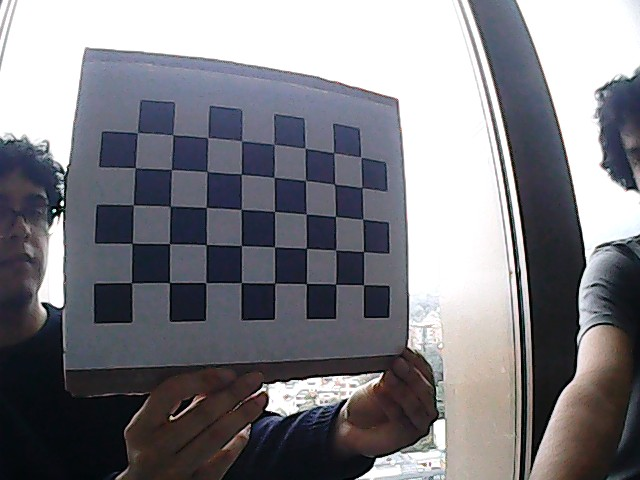
//> input picture Programas CPP/images/WIN_20260904_14_45_23_Pro.jpg, 640 x 480 px
$ ./Fourier ../images/WIN_20260904_14_45_23_Pro.jpg   (built with g++ and OpenCV 4)
//> lines starting //> are read from the running program, lines starting //| are printed output that depends on the picture
/**
 * Fourier.cpp
 * Transformada de Fourier 2D de una imagen y visualización de su espectro de magnitud.
 *
 * ## Idea general
 * Una imagen en escala de grises es una señal 2D discreta f(x, y). La transformada
 * discreta de Fourier (DFT) la descompone en una suma de ondas seno/coseno 2D de
 * distintas frecuencias y orientaciones. Como esas ondas son ortogonales entre sí,
 * cada componente de frecuencia aporta su energía de forma independiente:
 *
 *   - Frecuencias bajas  -> zonas suaves, variaciones lentas (sombreado, cielo liso).
 *   - Frecuencias altas  -> bordes y texturas finas (cambios rápidos entre píxeles).
 *
 * El resultado de la DFT son números complejos (parte real + parte imaginaria). Para
 * poder "verlo" se calcula su magnitud sqrt(Re^2 + Im^2), que indica cuánta energía
 * hay en cada frecuencia, y se muestra como imagen (el "espectro").
 *
 * ## Pasos que implementa este programa
 *   1. Cargar la imagen en escala de grises (un solo canal de intensidad).
 *   2. Rellenar (padding) con ceros hasta un tamaño óptimo para la FFT.
 *   3. Construir la imagen compleja (real = imagen, imaginaria = 0).
 *   4. Aplicar la DFT (dominio espacial -> dominio de la frecuencia).
 *   5. Calcular el espectro de magnitud.
 *   6. Pasarlo a escala logarítmica (comprime el rango dinámico para poder verlo).
 *   7. Reorganizar cuadrantes para llevar la componente DC (frecuencia 0) al centro.
 *   8. Normalizar a [0, 1] y mostrar.
 *
 * ## Compilar
 *   g++ fourier.cpp -o fourier `pkg-config --cflags --libs opencv4`
 *
 * ## Ejecutar
 *   ./fourier                -> el programa pide la ruta (copiar y pegar)
 *   ./fourier imagen.jpg     -> también acepta la ruta como argumento
 */
#include <opencv2/core.hpp>
#include <opencv2/imgcodecs.hpp>
#include <opencv2/highgui.hpp>
#include <iostream>
#include <string>

using namespace cv;
using namespace std;


// Paso 7: reorganiza los cuadrantes del espectro.
// La DFT entrega la componente DC (frecuencia 0, el brillo medio de la imagen) en la
// esquina superior izquierda, y las frecuencias "negativas" quedan en los otros
// cuadrantes. Intercambiando los cuadrantes en diagonal (0<->3 y 1<->2) la DC queda
// en el centro y las frecuencias altas hacia los bordes, que es la forma habitual
// de interpretar un espectro.
// @param mag  Espectro de magnitud; se modifica en el lugar (y se recorta a tamaño par).

static void reorganizarCuadrantes(Mat& mag)
{
    // Recortar a dimensiones pares para poder dividir en 4 cuadrantes iguales
    mag = mag(Rect(0, 0, mag.cols & -2, mag.rows & -2));

    int cx = mag.cols / 2;
    int cy = mag.rows / 2;

    Mat q0(mag, Rect(0, 0, cx, cy));  // superior izquierdo
    Mat q1(mag, Rect(cx, 0, cx, cy));  // superior derecho
    Mat q2(mag, Rect(0, cy, cx, cy));  // inferior izquierdo
    Mat q3(mag, Rect(cx, cy, cx, cy));  // inferior derecho

    Mat tmp;
    q0.copyTo(tmp); q3.copyTo(q0); tmp.copyTo(q3);  // intercambio diagonal 0 <-> 3
    q1.copyTo(tmp); q2.copyTo(q1); tmp.copyTo(q2);  // intercambio diagonal 1 <-> 2
}


// Limpia una ruta pegada desde la consola: quita espacios, saltos de línea y comillas.
// (Windows añade comillas con "Copiar como ruta de acceso").
// @param r  Texto crudo ingresado por el usuario.
// @return   Ruta lista para usar con imread, o cadena vacía si no había contenido.
//
static string limpiarRuta(string r)
{
    const string espacios = " \t\r\n";
    size_t ini = r.find_first_not_of(espacios);
    if (ini == string::npos) return "";
    size_t fin = r.find_last_not_of(espacios);
    r = r.substr(ini, fin - ini + 1);

    if (r.size() >= 2 && (r.front() == '"' || r.front() == '\'') && r.back() == r.front())
        r = r.substr(1, r.size() - 2);
    return r;
}

int main(int argc, char** argv)
{
    // ---------------------------------------------------------------
    // Paso 1: Cargar la imagen en escala de grises (un solo canal)
    //         El análisis de Fourier opera sobre intensidades, así que el
    //         color no hace falta. La ruta se puede pegar en la consola o
    //         pasar como argumento; si no se puede abrir, se vuelve a pedir.
    // ---------------------------------------------------------------
    Mat I;
    string ruta = (argc >= 2) ? limpiarRuta(argv[1]) : "";

    while (true) {
        if (ruta.empty()) {
            cout << "Pega la direccion de la imagen y presiona Enter"
                << " (o escribe 'salir'): ";
            string linea;
            if (!getline(cin, linea)) return -1;   // fin de entrada
            ruta = limpiarRuta(linea);
            if (ruta == "salir") return 0;
            if (ruta.empty()) continue;
        }

        I = imread(ruta, IMREAD_GRAYSCALE);
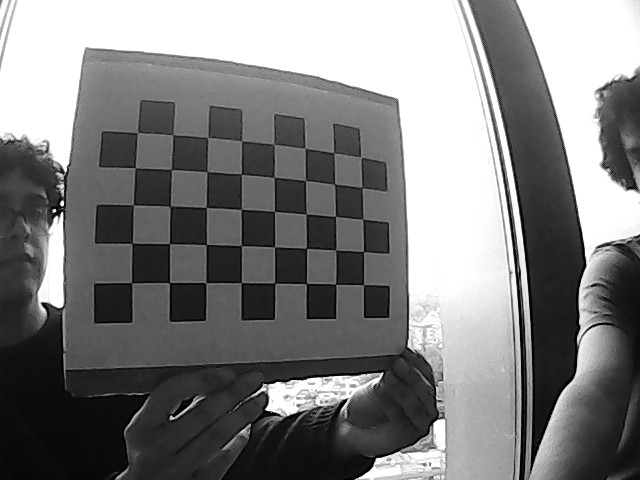
//> I: 480 rows x 640 cols, CV_8UC1; min 0, max 255, mean 126.6
        if (!I.empty()) break;

        cerr << "No se pudo abrir la imagen: " << ruta << endl;
        ruta.clear();   // volver a pedir la ruta
    }

    // ---------------------------------------------------------------
    // Paso 2: Añadir relleno (padding) a un tamaño óptimo para la DFT
    //         La FFT es mucho más rápida cuando el tamaño es producto de
    //         potencias de 2, 3 y 5. getOptimalDFTSize devuelve el menor
    //         tamaño válido >= al dado; el relleno de ceros no altera el
    //         contenido frecuencial de forma relevante.
    // ---------------------------------------------------------------
    Mat padded;
    int m = getOptimalDFTSize(I.rows);
//> m = 480
    int n = getOptimalDFTSize(I.cols);
//> n = 640
    copyMakeBorder(I, padded,
        0, m - I.rows,
        0, n - I.cols,
        BORDER_CONSTANT, Scalar::all(0));

    // ---------------------------------------------------------------
    // Paso 3: Crear la imagen compleja
    //         La DFT trabaja con números complejos: se arma una matriz de
    //         2 canales (real, imaginaria). La real es la imagen (en float)
    //         y la imaginaria se inicializa a cero.
    // ---------------------------------------------------------------
    Mat planes[] = { Mat_<float>(padded), Mat::zeros(padded.size(), CV_32F) };
//> planes[1]: 480 rows x 640 cols, CV_32FC1; every value is 0
    Mat complexI;
    merge(planes, 2, complexI);
    // ---------------------------------------------------------------
    // Paso 4: Aplicar la DFT (dominio espacial -> dominio de frecuencia)
    //         Cada elemento del resultado es el coeficiente complejo de una
    //         frecuencia espacial (u, v). Se hace in-place.
    // ---------------------------------------------------------------
    dft(complexI, complexI);

    // ---------------------------------------------------------------
    // Paso 5: Espectro de magnitud = sqrt(Re^2 + Im^2)
    //         Indica la "intensidad" de cada frecuencia (se descarta la fase).
    // ---------------------------------------------------------------
    split(complexI, planes);                 // planes[0] = Re, planes[1] = Im
    magnitude(planes[0], planes[1], planes[0]);
    Mat magI = planes[0];

    // ---------------------------------------------------------------
    // Paso 6: Escala logarítmica  log(1 + magnitud)
    //         Las magnitudes crudas varían en varios órdenes de magnitud
    //         (la DC domina). El logaritmo comprime el rango para que se
    //         aprecien las frecuencias débiles; el "+1" evita log(0).
    // ---------------------------------------------------------------
    magI += Scalar::all(1);
    log(magI, magI);

    // ---------------------------------------------------------------
    // Paso 7: Reorganizar cuadrantes (DC al centro)
    // ---------------------------------------------------------------
    reorganizarCuadrantes(magI);
//> in reorganizarCuadrantes, `Mat q0(mag, Rect(0, 0, cx, cy));`:
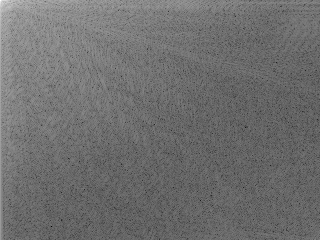
//> q0: 240 rows x 320 cols, CV_32FC1; min 1.03, max 17.48, mean 8.18; drawn with min black and max white
//> in reorganizarCuadrantes, `Mat q1(mag, Rect(cx, 0, cx, cy));`:
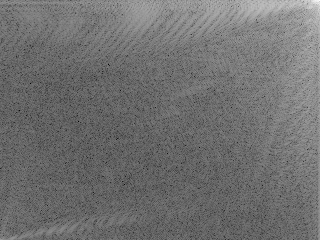
//> q1: 240 rows x 320 cols, CV_32FC1; min 2.1, max 15.67, mean 8.08; drawn with min black and max white
//> in reorganizarCuadrantes, `Mat q2(mag, Rect(0, cy, cx, cy));`:
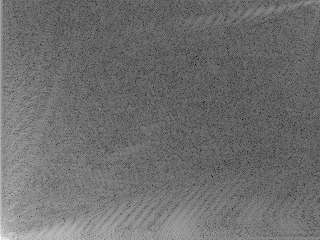
//> q2: 240 rows x 320 cols, CV_32FC1; min 2.1, max 15.88, mean 8.09; drawn with min black and max white
//> in reorganizarCuadrantes, `Mat q3(mag, Rect(cx, cy, cx, cy));`:
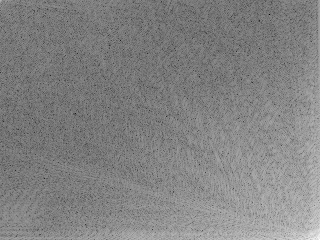
//> q3: 240 rows x 320 cols, CV_32FC1; min 1.03, max 14.93, mean 8.16; drawn with min black and max white
//> in reorganizarCuadrantes, `q2.copyTo(q1)`:
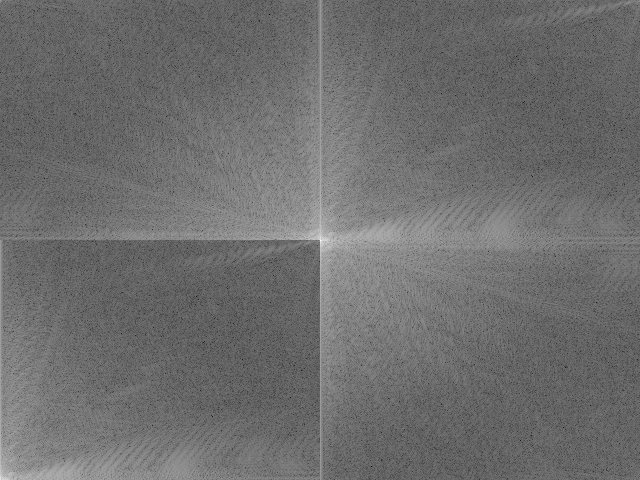
//> mag: 480 rows x 640 cols, CV_32FC1; min 1.03, max 17.48, mean 8.13; drawn with min black and max white
//> in reorganizarCuadrantes, `tmp.copyTo(q2)`:
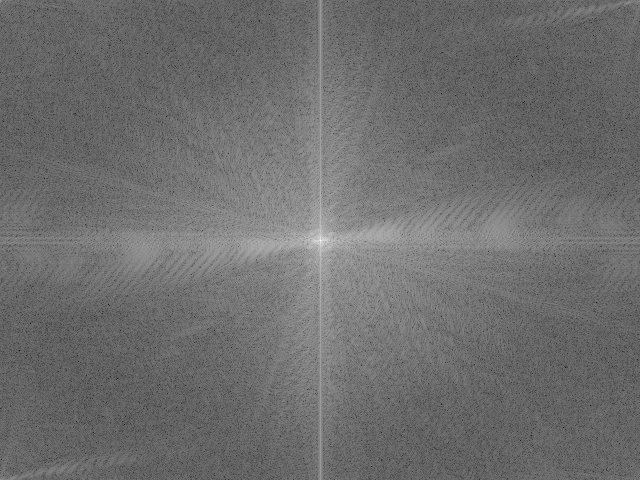
//> mag: 480 rows x 640 cols, CV_32FC1; min 1.03, max 17.48, mean 8.13; drawn with min black and max white

    // ---------------------------------------------------------------
    // Paso 8: Normalizar a [0, 1] y mostrar
    //         imshow interpreta los float en [0, 1] como escala de grises.
    // ---------------------------------------------------------------
    normalize(magI, magI, 0, 1, NORM_MINMAX);

    imshow("Imagen original", I);
    imshow("Espectro de magnitud (Fourier)", magI);
    waitKey(0);

    return 0;
}

$ run again, on Programas CPP/images/WIN_20260904_14_45_38_Pro.jpg
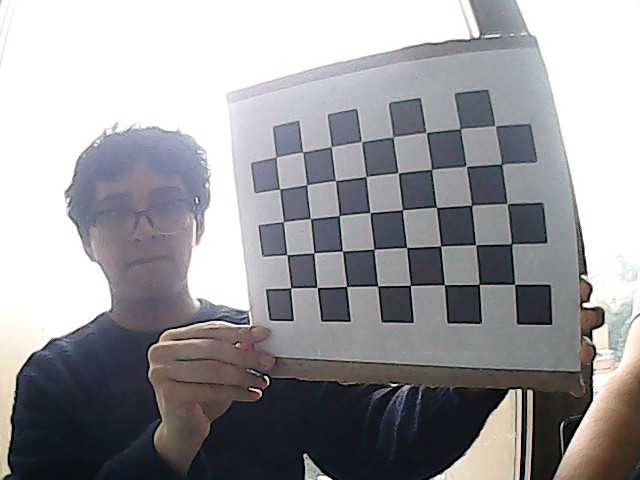
//> input picture Programas CPP/images/WIN_20260904_14_45_38_Pro.jpg, 640 x 480 px
//> in reorganizarCuadrantes, `Mat q1(mag, Rect(cx, 0, cx, cy));`:
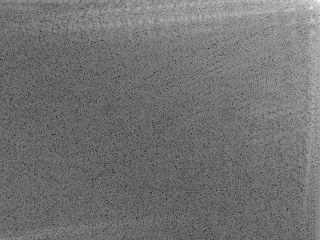
//> q1: 240 rows x 320 cols, CV_32FC1; min 1.95, max 15.4, mean 7.99; drawn with min black and max white
//> in reorganizarCuadrantes, `tmp.copyTo(q2)`:
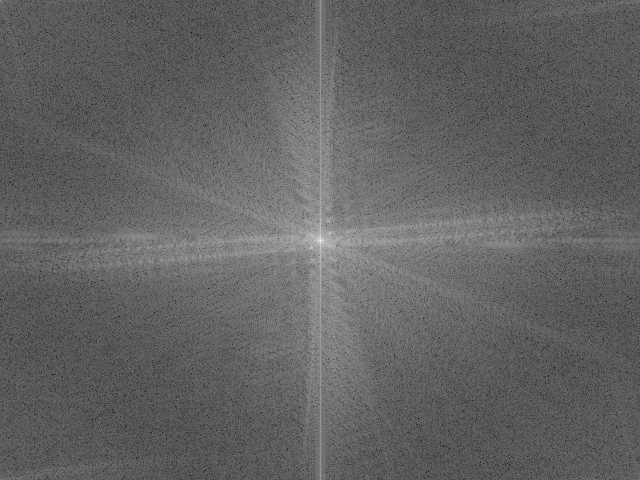
//> mag: 480 rows x 640 cols, CV_32FC1; min 1.95, max 17.67, mean 8.04; drawn with min black and max white

$ run again, on Programas CPP/images/WIN_20260904_14_45_46_Pro.jpg
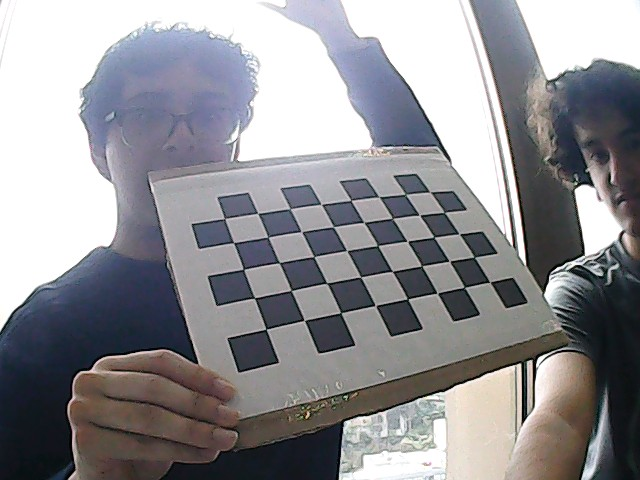
//> input picture Programas CPP/images/WIN_20260904_14_45_46_Pro.jpg, 640 x 480 px
//> in reorganizarCuadrantes, `Mat q1(mag, Rect(cx, 0, cx, cy));`:
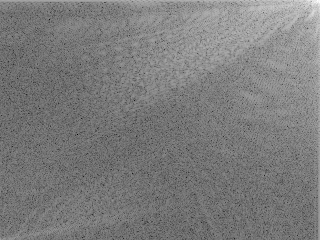
//> q1: 240 rows x 320 cols, CV_32FC1; min 1.72, max 15.11, mean 8.24; drawn with min black and max white
//> in reorganizarCuadrantes, `tmp.copyTo(q2)`:
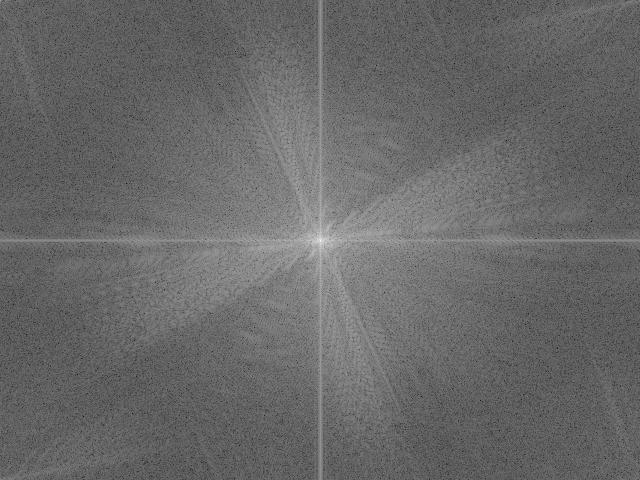
//> mag: 480 rows x 640 cols, CV_32FC1; min 1.72, max 17.61, mean 8.24; drawn with min black and max white

$ run again, on Programas CPP/images/WIN_20260904_14_45_56_Pro.jpg
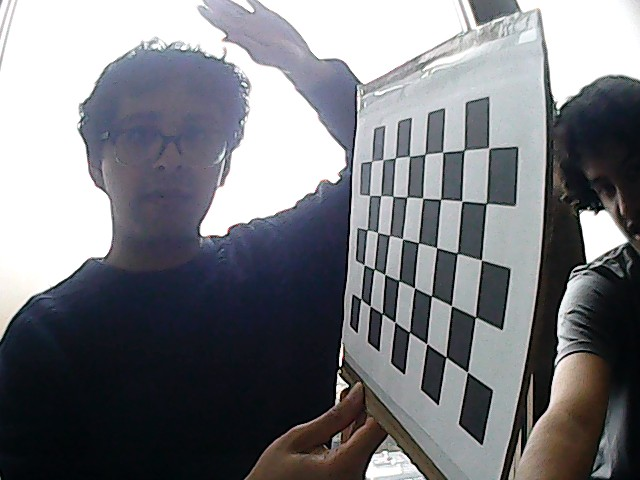
//> input picture Programas CPP/images/WIN_20260904_14_45_56_Pro.jpg, 640 x 480 px
//> in reorganizarCuadrantes, `tmp.copyTo(q2)`:
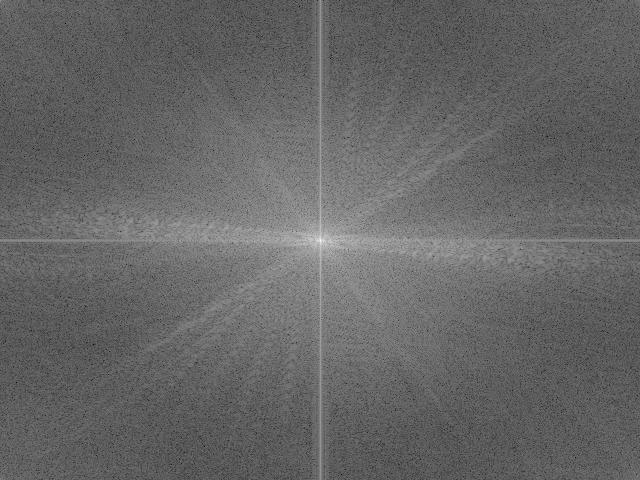
//> mag: 480 rows x 640 cols, CV_32FC1; min 2.1, max 17.44, mean 8.24; drawn with min black and max white
